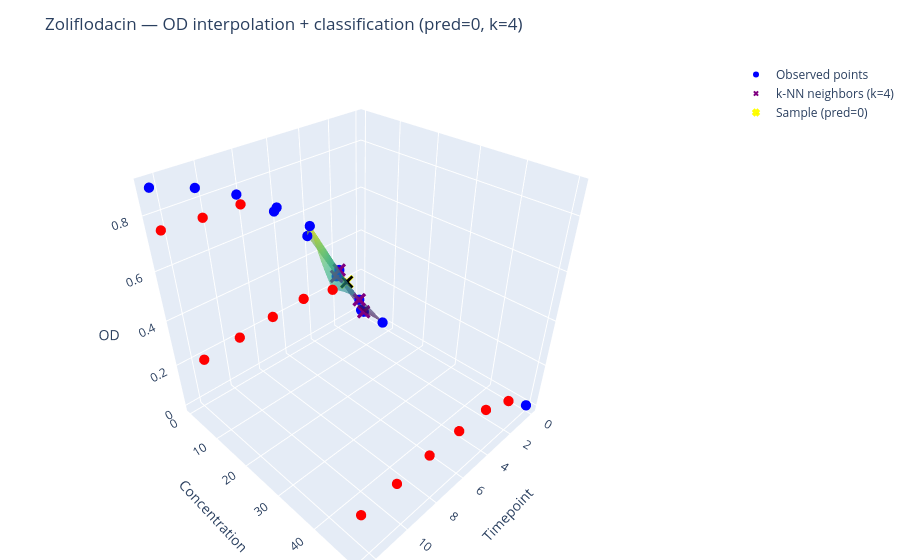

Notebook cell for this chart:
### Markdown cell above
UM0106969:01

### Code cell
out = sample_cls_interpolation_plot(df_train, "Zoliflodacin",k=4, spline_deg=2, eval_grid_size=100, log_base=10.0)
print("OD at sampled point (interpolated):")
out["fig"].show()

### Figure 1 — Plotly figure (JSON) as saved in the notebook; plotly's stock layout.template omitted (floating-point values rounded to 4 significant figures; data arrays with more than 128 entries replaced by an {"elided": "..."} marker saying what was removed)
{"data": [{"colorscale": [[0, "#440154"], [0.1111, "#482878"], [0.2222, "#3e4989"], [0.3333, "#31688e"], [0.4444, "#26828e"], [0.5556, "#1f9e89"], [0.6667, "#35b779"], [0.7778, "#6ece58"], [0.8889, "#b5de2b"], [1, "#fde725"]], "name": "Interpolated OD surface", "opacity": 0.6, "showscale": false, "type": "surface", "x": {"elided": "100x100 float values"}, "y": {"elided": "100x100 float values"}, "z": {"elided": "100x100 float values"}}, {"marker": {"color": [0, 0, 0, 0, 0, 0, 1, 0, 0, 0, 1, 1, 0, 0, 1, 1, 0, 1, 1, 1, 0, 1, 1, 1, 0, 1, 1, 1], "colorscale": [[0, "blue"], [1, "red"]], "size": 6, "symbol": "circle"}, "mode": "markers", "name": "Observed points", "type": "scatter3d", "x": [0.0, 0.0, 0.0, 0.0, 2.08, 2.08, 2.08, 2.08, 4.16, 4.16, 4.16, 4.16, 6.24, 6.24, 6.24, 6.24, 8.32, 8.32, 8.32, 8.32, 10.4, 10.4, 10.4, 10.4, 12.48, 12.48, 12.48, 12.48], "y": [0.2, 1.2, 50.0, 7.9, 0.2, 1.2, 50.0, 7.9, 0.2, 1.2, 50.0, 7.9, 0.2, 1.2, 50.0, 7.9, 0.2, 1.2, 50.0, 7.9, 0.2, 1.2, 50.0, 7.9, 0.2, 1.2, 50.0, 7.9], "z": [0.0, 0.0, 0.0, 0.0, 0.2531, 0.2923, 0.1235, 0.1975, 0.5048, 0.5549, 0.1836, 0.3172, 0.6619, 0.6836, 0.1928, 0.3449, 0.7759, 0.7457, 0.1972, 0.3366, 0.8463, 0.7484, 0.1947, 0.3226, 0.8937, 0.7576, 0.1917, 0.3091]}, {"marker": {"color": [0, 0, 0, 0], "colorscale": [[0, "blue"], [1, "red"]], "size": 5, "symbol": "x"}, "mode": "markers", "name": "k-NN neighbors (k=4)", "type": "scatter3d", "x": [2.08, 2.08, 2.08, 0.0], "y": [1.2, 7.9, 0.2, 1.2], "z": [0.2923, 0.1975, 0.2531, 0.0]}, {"hovertemplate": "t=%{x:.3g}<br>c=%{y:.3g}<br>OD≈%{z:.3g}<br>pred={pred_label}<extra></extra>", "marker": {"color": "black", "line": {"color": "yellow", "width": 2}, "size": 5, "symbol": "x"}, "mode": "markers", "name": "Sample (pred=0)", "type": "scatter3d", "x": [1.526], "y": [1.395], "z": [0.2159]}], "layout": {"margin": {"b": 0, "l": 0, "r": 0, "t": 60}, "scene": {"aspectmode": "cube", "xaxis": {"title": {"text": "Timepoint"}}, "yaxis": {"title": {"text": "Concentration"}}, "zaxis": {"title": {"text": "OD"}}}, "title": {"text": "Zoliflodacin — OD interpolation + classification (pred=0, k=4)"}}}
